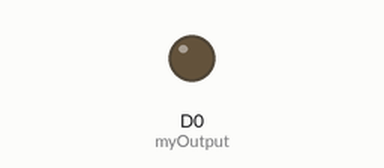
Simulated run of this sketch. Board: ESP8266 (NodeMCU). Shown: output pins drawn as LEDs (lit = HIGH). WiFi joins after 1.5 s; servers stay silent unless stated; the Firebase database answers and starts empty; what the sketch prints to the serial monitor is not drawn.

Above: at 0.1 s.
At 2.2 s:
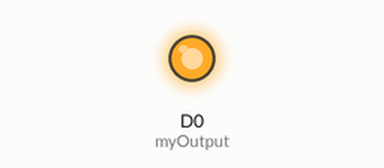
Timing chart, 0 to 3.7 s (numbered marks = the images above):
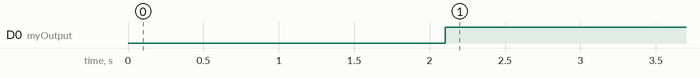

The sketch:

ConnectedFirebaseRMUTSV.ino
```cpp
//Add Library
#include <ESP8266WiFi.h>
#include <FirebaseArduino.h>

//Explicit
int myOutput = D0;
int myDelayTime = 1000;
int intIndex = 0;
int intSwitch = 0;

//การกำหนดค่าคงที่
//String wifiSSID = "MastreEWTC_2.4G";
#define wifiSSID "MastreEWTC_2.4G"
#define wifiPassword "12345abcde"

#define firebaseHost "rmutsvnodemcu.firebaseio.com"
#define firebaseKey "29tXoQn9iydCSFjgCp8EvtcA4LhqLtAfRZQjQI2y"


void setup() {

//  ส่วนที่กำหนด การส่ง Digital Out จากขาของ Node
  pinMode(myOutput, OUTPUT);

//  การกำหนดช่องทางในการ Monitor
  Serial.begin(9600);

// การกำหนดข้อมูลเกี่ยวกับการเชื่อมต่อ wifi
  WiFi.mode(WIFI_STA);
  WiFi.begin(wifiSSID, wifiPassword);
  Serial.println("Start Find WiFi");

  while (WiFi.status() != WL_CONNECTED)

    {

//    ถ้า Condition True จะทำงานที่นี่
      Serial.print("#");
      delay(500);

    }

//    ถ้ามาทำงานตรงคื่อ Connected WiFi ได้แล้ว
    Serial.println();
    Serial.println("Success Connected WiFi");
    Serial.println(WiFi.localIP());


//ส่วนของการเชื่อมต่อ Firebase
    Firebase.begin(firebaseHost, firebaseKey);


} // setup


void loop() {

//  Serial.println("Hello Master UNG");
//  delay(2000);


//Check Conneced Firebase
Firebase.setInt("myTimes", intIndex);
if (Firebase.failed())
  {
//    เมื่อก็ตามที่ไม่สามารถเข้า Firebase
      Serial.print("Cannot Connected Firebase : ");
      Serial.println(Firebase.error());
      return;
  }

      Serial.print("Success Connected Firebase Times ==> ");
      Serial.println(Firebase.getInt("myTimes"));

      intIndex = Firebase.getInt("myTimes");

      intIndex++;

      intSwitch = Firebase.getInt("Switch");

      if (intSwitch == 1)
        {
        //  for myOutput
        digitalWrite(myOutput, LOW);   // turn the LED on (HIGH is the voltage level)
        }
        else
        {
         digitalWrite(myOutput, HIGH);
        }


      delay(myDelayTime);


} // loop
```

Measured:
- by itself, D0 (myOutput): LOW → HIGH at 2.1 s
